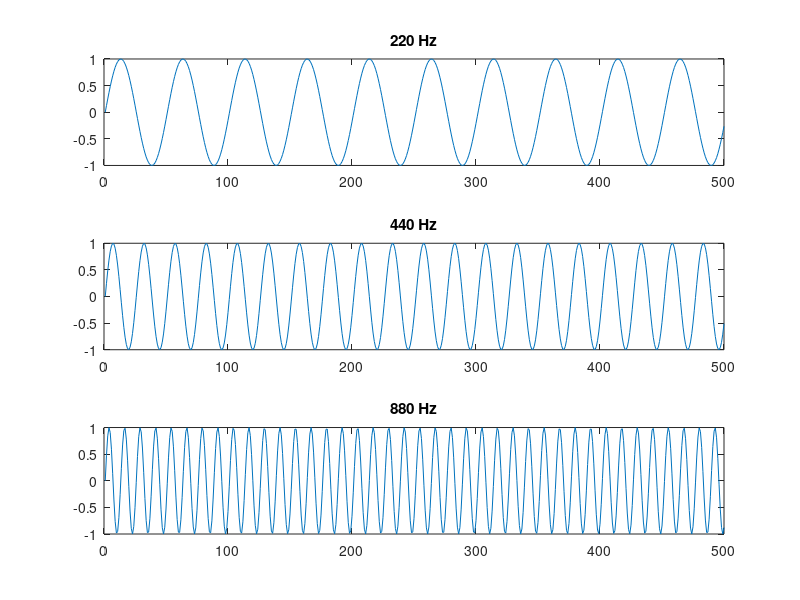

Source code (MATLAB):
amp = 1;
F_s = 11025;
F_w1 = 220;
F_w2 = 440;
F_w3 = 880;

nsec = 2;
dur = nsec*F_s;

n = 0:dur;

y1 = amp*sin(2*pi*n*F_w1/F_s);
y2 = amp*sin(2*pi*n*F_w2/F_s);
y3 = amp*sin(2*pi*n*F_w3/F_s);

figure(13)
subplot(3,1,1)
plot(y1(1:500))
title('220 Hz')
subplot(3,1,2)
plot(y2(1:500))
title('440 Hz')
subplot(3,1,3)
plot(y3(1:500))
title('880 Hz')
